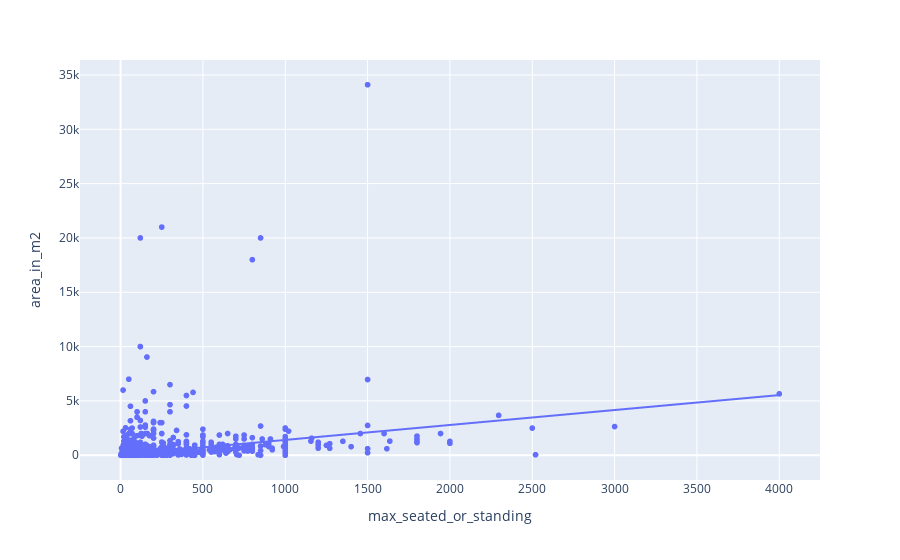

Source (notebook cell):
### Markdown cell above
Initially, we tried to build a simple OLS regression model between 'max_seated_or_standing' and 'area_in_m2'. We hoped we could identify outliers from this model. The model is visualised below, it has a very low R2 value and is clearly a bad fit.

### Code cell
fig = px.scatter(venues, x="max_seated_or_standing", y="area_in_m2", trendline="ols")
fig.show()

### Figure 1 — Plotly figure (JSON) as saved in the notebook; plotly's stock layout.template omitted (floating-point values rounded to 4 significant figures; data arrays with more than 128 entries replaced by an {"elided": "..."} marker saying what was removed)
{"data": [{"hovertemplate": "max_seated_or_standing=%{x}<br>area_in_m2=%{y}<extra></extra>", "legendgroup": "", "marker": {"color": "#636efa", "symbol": "circle"}, "mode": "markers", "name": "", "showlegend": false, "type": "scattergl", "x": {"elided": "4760 int values"}, "xaxis": "x", "y": {"elided": "4760 int values"}, "yaxis": "y"}, {"hovertemplate": "<b>OLS trendline</b><br>area_in_m2 = 1.37619 * max_seated_or_standing + 33.9676<br>R<sup>2</sup>=0.096881<br><br>max_seated_or_standing=%{x}<br>area_in_m2=%{y} <b>(trend)</b><extra></extra>", "legendgroup": "", "marker": {"color": "#636efa", "symbol": "circle"}, "mode": "lines", "name": "", "showlegend": false, "type": "scattergl", "x": {"elided": "4760 int values"}, "xaxis": "x", "y": {"elided": "4760 float values"}, "yaxis": "y"}], "layout": {"autosize": true, "legend": {"tracegroupgap": 0}, "margin": {"t": 60}, "xaxis": {"anchor": "y", "autorange": true, "domain": [0, 1], "range": [-237.1, 4238.0], "title": {"text": "max_seated_or_standing"}, "type": "linear"}, "yaxis": {"anchor": "x", "autorange": true, "domain": [0, 1], "range": [-2640.0, 36740.0], "title": {"text": "area_in_m2"}, "type": "linear"}}}
